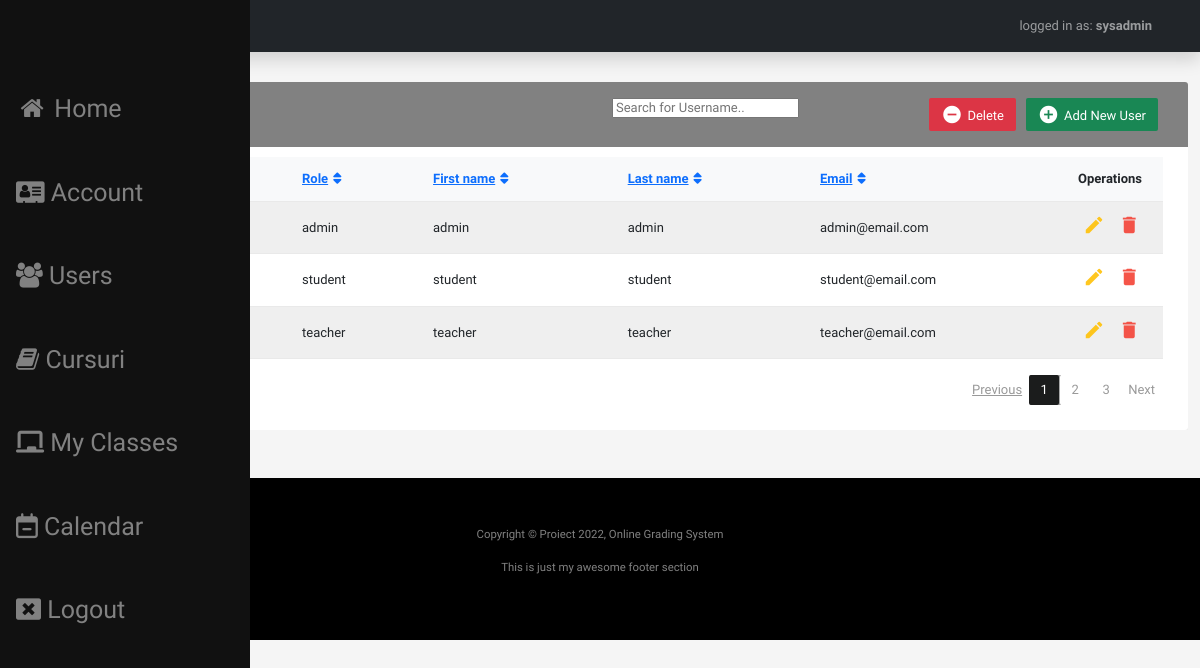
/users.php (signed in), run on the app's committed database.
### tables this page shows
CREATE TABLE `users` (
  `id_user` int(11) NOT NULL,
  `id_role` int(11) NOT NULL,
  `username` varchar(32) NOT NULL,
  `password` varchar(32) NOT NULL,
  `first_name` varchar(32) NOT NULL,
  `last_name` varchar(32) NOT NULL,
  `email` varchar(64) NOT NULL,
  `reg_date` datetime NOT NULL
);

CREATE TABLE `roles` (
  `id_role` int(11) NOT NULL,
  `role_name` varchar(32) NOT NULL
);

### functions.php (called while the page is built, shortened)
<?php
function userIsAdmin() {
    if (isset($_SESSION["valid"]) && isset($_SESSION["idRol"]) && $_SESSION["idRol"] <= 2) {
        return true;
    }
    return false;
}
?>

### users.php (the view, shortened to what this page needs)
<?php
require_once 'functions.php';
require_once 'temp-header.php';
require_once 'temp-sidenav.php';
require_once 'temp-dashboard-header.php';
require_once 'config.php';
$columns = array('username', 'role_name', 'email', 'first_name', 'last_name',);
$column = isset($_GET['column']) && in_array($_GET['column'], $columns) ? $_GET['column'] : $columns[0];
$sort_order = isset($_GET['order']) && strtolower($_GET['order']) == 'desc' ? 'DESC' : 'ASC';
$up_or_down = str_replace(array('ASC','DESC'), array('up','down'), $sort_order);
$asc_or_desc = $sort_order == 'ASC' ? 'desc' : 'asc';
$sql = "SELECT u.*, r.role_name FROM users u JOIN roles r ON u.id_role = r.id_role WHERE u.id_user != 1 ORDER BY " . $column . " " . $sort_order;
$result = $conn->query($sql);
$nrRows = mysqli_num_rows($result);
?>
<div class="container-xxl">
	<div class="table-responsive">
		<div class="table-wrapper">
			<form action="deleteUser.php" method="post">
				<div class="table-title">
					<div class="row">
						<div class="col-sm-6">
							<h2>Manage <b>Users</b></h2>
						</div>
						<div class="col-sm-6">
							<a href="#addUserModal" class="btn btn-success" data-toggle="modal"><i class="material-icons">&#xE147;</i> <span>Add New User</span></a>
							<button type="button" class="btn btn-danger" data-bs-toggle="modal" data-bs-target="#deleteUsersModal">
								<i class="material-icons">&#xE15C;</i> <span>Delete</span>
							</button>
							<input type="text" id="myInput" onkeyup="myFunction()" placeholder="Search for Username..">
						</div>
					</div>
				</div>
				<table class="table table-striped table-hover" id="myTable">
					<thead>
						<tr class="bg-light">
							<th><input id="chk_all" name="chk_all" type="checkbox"  /></th>
							<th><a href="?column=username&order=<?php echo $asc_or_desc; ?>">Username<i class="fas fa-sort<?php echo $column == 'username' ? '-' . $up_or_down : ''; ?>"></i></a></th>
							<th><a href="?column=role_name&order=<?php echo $asc_or_desc; ?>">Role<i class="fas fa-sort<?php echo $column == 'role_name' ? '-' . $up_or_down : ''; ?>"></i></a></th>
							<th><a href="?column=first_name&order=<?php echo $asc_or_desc; ?>">First name<i class="fas fa-sort<?php echo $column == 'first_name' ? '-' . $up_or_down : ''; ?>"></i></a></th>
							<th><a href="?column=last_name&order=<?php echo $asc_or_desc; ?>">Last name<i class="fas fa-sort<?php echo $column == 'last_name' ? '-' . $up_or_down : ''; ?>"></i></a></th>
							<th><a href="?column=email&order=<?php echo $asc_or_desc; ?>">Email<i class="fas fa-sort<?php echo $column == 'email' ? '-' . $up_or_down : ''; ?>"></i></a></th>
							<th>Operations</th>
						</tr>
					</thead>
					<tbody>
					<?php
						if ($result->num_rows > 0) {
							while($row = $result->fetch_assoc()) {
					?>
						<tr>
							<td><input name="chk_id[]" type="checkbox" class="chkbox" value="<?php echo $row['id_user']; ?>"/></td>
							<td><?php echo $row['username'] ?></td>
							<td><?php echo $row['role_name'] ?></td>
							<td><?php echo $row['first_name'] ?></td>
							<td><?php echo $row['last_name'] ?></td>
							<td><?php echo $row['email'] ?></td>
							<td>
								<a href="#editUserModal" class="edit" data-toggle="modal">
									<i class="material-icons" data-toggle="tooltip" title="Edit">&#xE254;</i>
								</a>
								<a href="deleteUser.php?idUser=<?php echo $row['id_user'] ?>" class="delete" >
									<i class="material-icons" title="Delete">&#xE872;</i>
								</a>
							</tr>
					<?php
							}
						} else {
							echo "0 results";
						}
					?>
					</tbody>
				</table>
			</form>
			<div class="clearfix">
				<div class="hint-text">Total: <b><?php echo $nrRows ?></b> entries</div>
				<ul class="pagination">
					<li class="page-item disabled"><a href="#">Previous</a></li>
					<li class="page-item active"><a href="#" class="page-link">1</a></li>
					<li class="page-item"><a href="#" class="page-link">2</a></li>
					<li class="page-item"><a href="#" class="page-link">3</a></li>
					<li class="page-item"><a href="#" class="page-link">Next</a></li>
				</ul>
			</div>
		</div>
	</div>
</div>
<?php require_once 'temp-footer.php'; ?>

### temp-header.php (shortened to what this page needs)
<!doctype html>
<html lang="en">
<head>
    <link href="https://cdn.jsdelivr.net/npm/bootstrap@5.2.0-beta1/dist/css/bootstrap.min.css" rel="stylesheet">
    <link href="https://cdnjs.cloudflare.com/ajax/libs/normalize/8.0.1/normalize.css" rel="stylesheet" type="text/css">
    <link href="css/style.css" rel="stylesheet" type="text/css">
    <link href="css/users2.css" rel="stylesheet" type="text/css">
    <link rel="stylesheet" href="https://cdnjs.cloudflare.com/ajax/libs/font-awesome/4.7.0/css/font-awesome.min.css">
</head>
<body id="page-top">

### temp-sidenav.php (shortened to what this page needs)
<?php
require_once 'functions.php';
?>
<div class="sidenav">
  <a href="home.php"><i class="fa fa-fw fa-home"></i>  Home</a>
  <a href="user.php"><i class="fa fa-address-card"></i>  Account</a>
  <?php if (userIsAdmin()) { ?>
    <a href="users.php"><i class="fa fa-users"></i>  Users</a>
    <a href="cursuri.php"><i class="fa fa-book"></i>  Cursuri</a>
  <?php } ?>
  <a href="myClasses.php"><i class="fa fa-chalkboard"></i>  My Classes</a>
  <a href="https://calendar.google.com/calendar/u/0/r"><i class="fa fa-calendar-minus-o"></i> Calendar</a>
  <a href="logout.php"><i class="fa fa-window-close"></i> Logout</a>
</div>

### temp-dashboard-header.php
<nav class="navbar navbar-expand navbar-dark bg-dark mb-4 static-top shadow">
    <span class="navbar-text ms-auto me-5">
        logged in as: <b><?php echo $_SESSION["Username"] ?></b>
    </span>
</nav>

### temp-footer.php (shortened to what this page needs)
    <footer class="bg-black small text-center text-white-50 p-5">
        <div class="container">
            <p>Copyright &copy; Proiect 2022, Online Grading System</p>
            <p>This is just my awesome footer section</p>
        </div>
    </footer>
</body>
</html>

### css/style.css (style rules this page uses)
.sidenav { height: 100%; width: 250px; position: fixed; z-index: 1; top: 0; left: 0; background-color: #111; overflow-x: hidden; padding-top: 50px; }
.sidenav a, .dropdown-btn { padding: 40px 8px 6px 16px; text-decoration: none; font-size: 25px; color: #818181; display: block; border: none; background: none; width: 100%; text-align: left; cursor: pointer; outline: none; }
.active { background-color: #a8a8a8; color: white; }

### css/users2.css (style rules this page uses)
body { color: #566787; background: #f5f5f5; font-family: 'Varela Round', sans-serif; font-size: 13px; }
.table-responsive { margin: 30px 0; */ }
.table-wrapper { background: #fff; padding: 20px 25px; border-radius: 3px; min-width: 1000px; box-shadow: 0 1px 1px rgba(0,0,0,.05); }
.table-title { padding-bottom: 15px; background: #818181; color: #fff; padding: 16px 30px; min-width: 100%; margin: -20px -25px 10px; border-radius: 3px 3px 0 0; }
.table-title h2 { margin: 5px 0 0; font-size: 24px; }
.table-title .btn { color: #fff; float: right; font-size: 13px; border: none; min-width: 50px; border-radius: 2px; border: none; outline: none !important; margin-left: 10px; }
.table-title .btn i { float: left; font-size: 21px; margin-right: 5px; }
.table-title .btn span { float: left; margin-top: 2px; }
table.table tr th, table.table tr td { border-color: #e9e9e9; padding: 12px 15px; vertical-align: middle; }
table.table tr th:first-child { width: 60px; }
table.table tr th:last-child { width: 100px; }
table.table-striped tbody tr:nth-of-type(odd) { background-color: #fcfcfc; }
table.table th i { font-size: 13px; margin: 0 5px; cursor: pointer; }
table.table td:last-child i { opacity: 0.9; font-size: 22px; margin: 0 5px; }
table.table td a { font-weight: bold; color: #566787; display: inline-block; text-decoration: none; outline: none !important; }
table.table td a.edit { color: #FFC107; }
table.table td a.delete { color: #F44336; }
table.table td i { font-size: 19px; }
.pagination { float: right; margin: 0 0 5px; }
.pagination li a { border: none; font-size: 13px; min-width: 30px; min-height: 30px; color: #999; margin: 0 2px; line-height: 30px; border-radius: 2px !important; text-align: center; padding: 0 6px; }
.pagination li.active a, .pagination li.active a.page-link { background: #1b1c1c; }
.hint-text { float: left; margin-top: 10px; font-size: 13px; }

### data on the page
users: id_role.role_name "admin", first_name "admin", last_name "admin", email "admin@email.com"
users: id_role.role_name "student", first_name "student", last_name "student", email "student@email.com"
users: id_role.role_name "teacher", first_name "teacher", last_name "teacher", email "teacher@email.com"

### other printed values
$_SESSION["Username"] "sysadmin"
